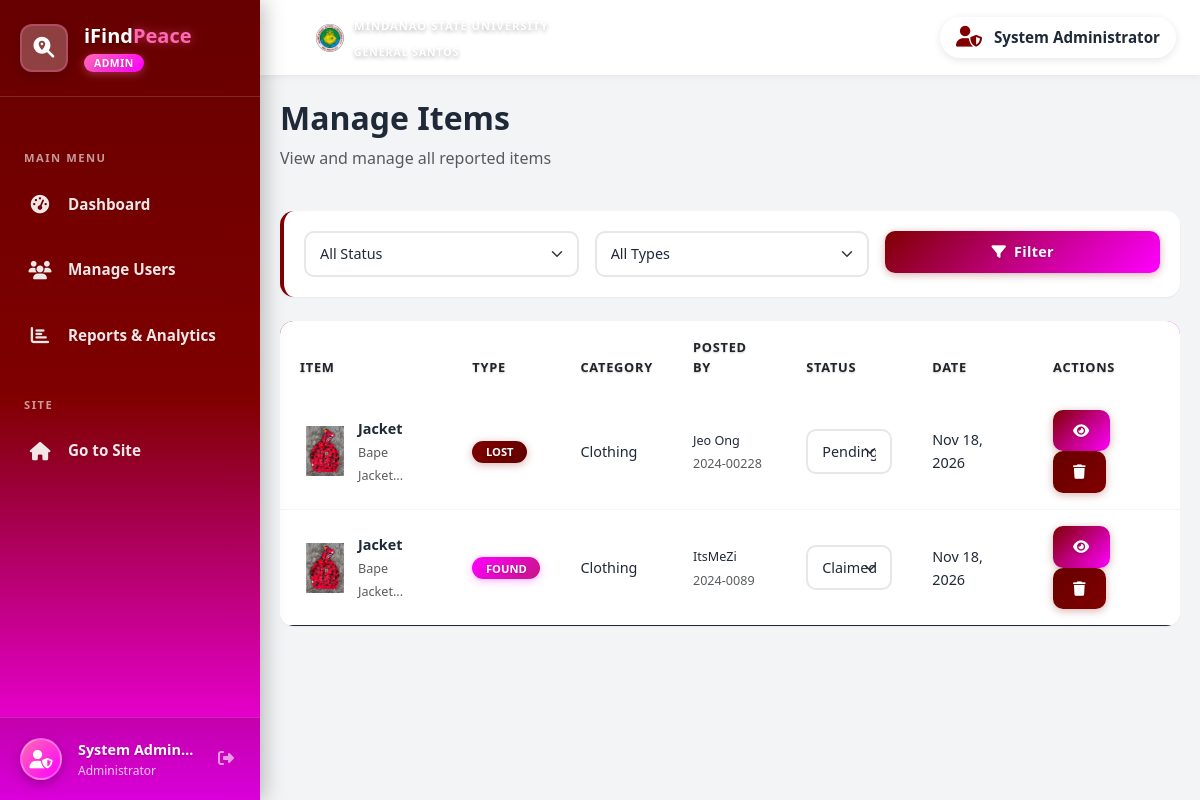
The page /admin/items.php (signed in) on the database its author committed.
### tables this page shows
CREATE TABLE `items` (
  `item_id` int(11) NOT NULL,
  `user_id` int(11) NOT NULL,
  `category_id` int(11) NOT NULL,
  `item_name` varchar(200) NOT NULL,
  `item_type` enum('lost','found') NOT NULL,
  `description` text NOT NULL,
  `location_found` varchar(200) DEFAULT NULL,
  `location_lost` varchar(200) DEFAULT NULL,
  `date_found` date DEFAULT NULL,
  `date_lost` date DEFAULT NULL,
  `image_path` varchar(255) DEFAULT NULL,
  `color` varchar(50) DEFAULT NULL,
  `brand` varchar(100) DEFAULT NULL,
  `status` enum('pending','claimed','returned','donated','expired') DEFAULT 'pending',
  `is_verified` tinyint(1) DEFAULT 0,
  `view_count` int(11) DEFAULT 0,
  `created_at` timestamp NOT NULL DEFAULT current_timestamp(),
  `updated_at` timestamp NOT NULL DEFAULT current_timestamp() ON UPDATE current_timestamp()
);

CREATE TABLE `categories` (
  `category_id` int(11) NOT NULL,
  `category_name` varchar(50) NOT NULL,
  `category_description` text DEFAULT NULL,
  `icon` varchar(50) DEFAULT NULL,
  `created_at` timestamp NOT NULL DEFAULT current_timestamp()
);

CREATE TABLE `users` (
  `user_id` int(11) NOT NULL,
  `student_id` varchar(20) NOT NULL,
  `full_name` varchar(100) NOT NULL,
  `email` varchar(100) NOT NULL,
  `password` varchar(255) NOT NULL,
  `phone` varchar(20) DEFAULT NULL,
  `course` varchar(100) DEFAULT NULL,
  `year_level` varchar(20) DEFAULT NULL,
  `user_type` enum('user','admin') DEFAULT 'user',
  `profile_picture` varchar(255) DEFAULT NULL,
  `honesty_pledge_signed` tinyint(1) DEFAULT 0,
  `pledge_signed_date` datetime DEFAULT NULL,
  `created_at` timestamp NOT NULL DEFAULT current_timestamp(),
  `updated_at` timestamp NOT NULL DEFAULT current_timestamp() ON UPDATE current_timestamp(),
  `status` enum('active','inactive','suspended') DEFAULT 'active'
);

### admin/items.php (the view, shortened to what this page needs)
<?php
$conn = getDBConnection();
$where = "WHERE 1=1";
$query = "SELECT i.*, c.category_name, u.full_name, u.student_id
          FROM items i
          JOIN categories c ON i.category_id = c.category_id
          JOIN users u ON i.user_id = u.user_id
          $where
          ORDER BY i.created_at DESC";
$items = $conn->query($query);
?>
<!DOCTYPE html>
<html lang="en">
<head>
    <link href="https://cdn.jsdelivr.net/npm/bootstrap@5.3.0/dist/css/bootstrap.min.css" rel="stylesheet">
    <link href="https://cdnjs.cloudflare.com/ajax/libs/font-awesome/6.4.0/css/all.min.css" rel="stylesheet">
    <link href="../assets/css/style.css" rel="stylesheet">
    <link href="../assets/css/sidebar.css" rel="stylesheet">
</head>
<body class="sidebar-layout">
    <?php include 'includes/sidebar.php'; ?>
    <div class="main-content">
        <div class="topbar">
            <div class="topbar-left">
                <div class="msu-nav-text ms-3 d-none d-lg-flex align-items-center">
                    <img src="../assets/images/msu-logo.jpg" alt="MSU Logo" class="msu-logo-icon me-2">
                    <div>
                        <small class="text-white" style="font-size: 0.7rem; letter-spacing: 1px; font-weight: 700; text-shadow: 0 2px 4px rgba(0,0,0,0.3);">MINDANAO STATE UNIVERSITY</small>
                        <br>
                        <small class="text-white" style="font-size: 0.65rem; letter-spacing: 1px; font-weight: 600; text-shadow: 0 2px 4px rgba(0,0,0,0.3);">GENERAL SANTOS</small>
                    </div>
                </div>
            </div>
            <div class="topbar-right">
                <div class="topbar-user">
                    <i class="fas fa-user-shield"></i>
                    <?php echo htmlspecialchars($_SESSION['full_name']); ?>
                </div>
            </div>
        </div>
        <div class="page-content">
        <div class="row mb-4">
            <div class="col-12">
                <h2 class="fw-bold">Manage Items</h2>
                <p class="text-muted">View and manage all reported items</p>
            </div>
        </div>
        <div class="filter-section mb-4">
            <form method="GET" class="row g-3">
                <div class="col-md-4">
                    <select name="status" class="form-select">
                        <option value="">All Status</option>
                    </select>
                </div>
                <div class="col-md-4">
                    <select name="type" class="form-select">
                        <option value="">All Types</option>
                    </select>
                </div>
                <div class="col-md-4">
                    <button type="submit" class="btn btn-primary w-100">
                        <i class="fas fa-filter me-2"></i>Filter
                    </button>
                </div>
            </form>
        </div>
        <?php if ($items->num_rows > 0): ?>
            <div class="table-responsive">
                <table class="table">
                    <thead>
                        <tr>
                            <th>Item</th>
                            <th>Type</th>
                            <th>Category</th>
                            <th>Posted By</th>
                            <th>Status</th>
                            <th>Date</th>
                            <th>Actions</th>
                        </tr>
                    </thead>
                    <tbody>
                        <?php while ($item = $items->fetch_assoc()): ?>
                            <tr>
                                <td>
                                    <div class="d-flex align-items-center">
                                        <?php if ($item['image_path']): ?>
                                            <img src="../uploads/<?php echo htmlspecialchars($item['image_path']); ?>" class="rounded me-2" style="width: 50px; height: 50px; object-fit: cover;">
                                        <?php else: ?>
                                            <div class="rounded bg-light d-flex align-items-center justify-content-center me-2" style="width: 50px; height: 50px;">
                                                <i class="fas fa-image text-muted"></i>
                                            </div>
                                        <?php endif; ?>
                                        <div>
                                            <strong><?php echo htmlspecialchars($item['item_name']); ?></strong>
                                            <br>
                                            <small class="text-muted"><?php echo htmlspecialchars(substr($item['description'], 0, 40)); ?>...</small>
                                        </div>
                                    </div>
                                </td>
                                <td>
                                    <span class="badge <?php echo $item['item_type'] == 'lost' ? 'badge-lost' : 'badge-found'; ?>">
                                        <?php echo strtoupper($item['item_type']); ?>
                                    </span>
                                </td>
                                <td><?php echo htmlspecialchars($item['category_name']); ?></td>
                                <td>
                                    <small><?php echo htmlspecialchars($item['full_name']); ?></small>
                                    <br>
                                    <small class="text-muted"><?php echo htmlspecialchars($item['student_id']); ?></small>
                                </td>
                                <td>
                                    <form method="POST" class="d-inline">
                                        <select name="status" class="form-select form-select-sm" onchange="this.form.submit()">
                                            <option value="pending" <?php echo $item['status'] === 'pending' ? 'selected' : ''; ?>>Pending</option>
                                            <option value="claimed" <?php echo $item['status'] === 'claimed' ? 'selected' : ''; ?>>Claimed</option>
                                        </select>
                                    </form>
                                </td>
                                <td><?php echo date('M d, Y', strtotime($item['created_at'])); ?></td>
                                <td>
                                    <a href="../item-details.php?id=<?php echo $item['item_id']; ?>" class="btn btn-sm btn-primary" title="View">
                                        <i class="fas fa-eye"></i>
                                    </a>
                                    <a href="items.php?delete=<?php echo $item['item_id']; ?>" class="btn btn-sm btn-danger" title="Delete" onclick="return confirm('Are you sure you want to delete this item?');">
                                        <i class="fas fa-trash"></i>
                                    </a>
                                </td>
                            </tr>
                        <?php endwhile; ?>
                    </tbody>
                </table>
            </div>
        <?php endif; ?>
        </div>
    </div>
</body>
</html>

### assets/css/style.css (style rules this page uses)
:root { --primary-color: #800000; --primary-dark: #600000; --secondary-color: #ff00ff; --accent-color: #c71585; --danger-color: #ef4444; --dark-color: #1f2937; --light-color: #f9fafb; --gradient-primary: linear-gradient(135deg, #800000 0%, #ff00ff 100%); --gradient-secondary: linear-gradient(135deg, #ff00ff 0%, #c71585 100%); --shadow-sm: 0 1px 2px 0 rgba(0, 0, 0, 0.05); --shadow-md: 0 4px 6px -1px rgba(0, 0, 0, 0.1); --shadow-lg: 0 10px 15px -3px rgba(0, 0, 0, 0.1); --shadow-xl: 0 20px 25px -5px rgba(0, 0, 0, 0.1); }
* { margin: 0; padding: 0; box-sizing: border-box; }
body { font-family: 'Segoe UI', Tahoma, Geneva, Verdana, sans-serif; background-color: #f3f4f6; color: #1f2937; line-height: 1.6; }
.msu-nav-text { border-left: 2px solid rgba(255, 255, 255, 0.3); padding-left: 12px; }
.msu-logo-icon { width: 36px; height: 36px; border-radius: 50%; object-fit: cover; border: 2px solid rgba(255, 255, 255, 0.5); box-shadow: 0 0 8px rgba(255, 255, 255, 0.2); }
.badge-lost { background: linear-gradient(135deg, #800000 0%, #600000 100%); color: white; padding: 0.35rem 0.85rem; border-radius: 50px; font-weight: 700; font-size: 0.7rem; box-shadow: 0 2px 8px rgba(128,0,0,0.3); text-shadow: 0 1px 2px rgba(0,0,0,0.2); }
.badge-found { background: linear-gradient(135deg, #ff00ff 0%, #c71585 100%); color: white; padding: 0.35rem 0.85rem; border-radius: 50px; font-weight: 700; font-size: 0.7rem; box-shadow: 0 2px 8px rgba(255,0,255,0.3); text-shadow: 0 1px 2px rgba(0,0,0,0.2); }
.btn-primary { background: linear-gradient(135deg, #800000 0%, #ff00ff 100%); border: none; padding: 0.625rem 1.25rem; font-weight: 700; border-radius: 0.625rem; transition: all 0.3s ease; letter-spacing: 0.3px; font-size: 0.9rem; text-shadow: 0 1px 2px rgba(0,0,0,0.2); box-shadow: 0 2px 8px rgba(128,0,0,0.3); }
.btn-danger { background: linear-gradient(135deg, #660000 0%, #800000 100%); border: none; padding: 0.625rem 1.25rem; font-weight: 700; border-radius: 0.625rem; transition: all 0.3s ease; letter-spacing: 0.3px; font-size: 0.9rem; text-shadow: 0 1px 2px rgba(0,0,0,0.2); box-shadow: 0 2px 8px rgba(128,0,0,0.3); }
.form-select { border-radius: 0.625rem; border: 2px solid #e5e7eb; padding: 0.625rem 0.875rem; transition: all 0.3s ease; font-size: 0.9rem; font-weight: 500; color: #1f2937; }
.filter-section { background: white; border-radius: 0.875rem; padding: 1.25rem; box-shadow: var(--shadow-sm); margin-bottom: 1.5rem; border-left: 4px solid #800000; }
.table { background: white; border-radius: 0.875rem; overflow: hidden; box-shadow: var(--shadow-sm); }
.table thead { background: linear-gradient(135deg, #800000 0%, #ff00ff 100%); color: white; }
.table thead th { border: none; padding: 1rem 1.25rem; font-weight: 700; text-transform: uppercase; font-size: 0.8rem; letter-spacing: 0.75px; text-shadow: 0 1px 2px rgba(0,0,0,0.2); }
.table tbody tr { transition: all 0.3s ease; border-bottom: 1px solid #f3f4f6; }
.table tbody tr:last-child { border-bottom: none; }
.table tbody td { padding: 1rem 1.25rem; vertical-align: middle; font-size: 0.9rem; font-weight: 500; color: #1f2937; }

### assets/css/sidebar.css (style rules this page uses)
body.sidebar-layout { overflow-x: hidden; }
.main-content { margin-left: 260px; min-height: 100vh; background-color: #f3f4f6; transition: margin-left 0.3s ease; display: flex; flex-direction: column; }
.topbar { background: white; padding: 0.75rem 1.5rem; display: flex; align-items: center; justify-content: space-between; box-shadow: 0 2px 6px rgba(0,0,0,0.06); position: sticky; top: 0; z-index: 100; }
.topbar-left { display: flex; align-items: center; gap: 1rem; }
.topbar-right { display: flex; align-items: center; gap: 1rem; }
.topbar-user { display: flex; align-items: center; gap: 0.75rem; color: #1f2937; font-weight: 700; font-size: 0.95rem; padding: 0.5rem 1rem; background: white; border-radius: 50px; box-shadow: 0 2px 8px rgba(0,0,0,0.1); }
.topbar-user i { color: #800000; font-size: 1.3rem; }
.page-content { padding: 1.5rem 1.25rem; flex: 1; }
.msu-nav-text { display: flex; align-items: center; }
.msu-logo-icon { width: 32px; height: 32px; border-radius: 50%; object-fit: cover; }

### rows shown on the page
items: image_path (picture), item_name "Jacket", description "Bape Jacket", item_type "LOST", category.category_name "Clothing", user.full_name "Jeo Ong", user.student_id "2024-00228", status "Pending", created_at "Nov 18, 2026"
items: image_path (picture), item_name "Jacket", description "Bape Jacket", item_type "FOUND", category.category_name "Clothing", user.full_name "ItsMeZi", user.student_id "2024-0089", status "Claimed", created_at "Nov 18, 2026"

### other values the page prints
$_SESSION['full_name'] "System Admin…"
$_SESSION['full_name'] "System Administrator"
